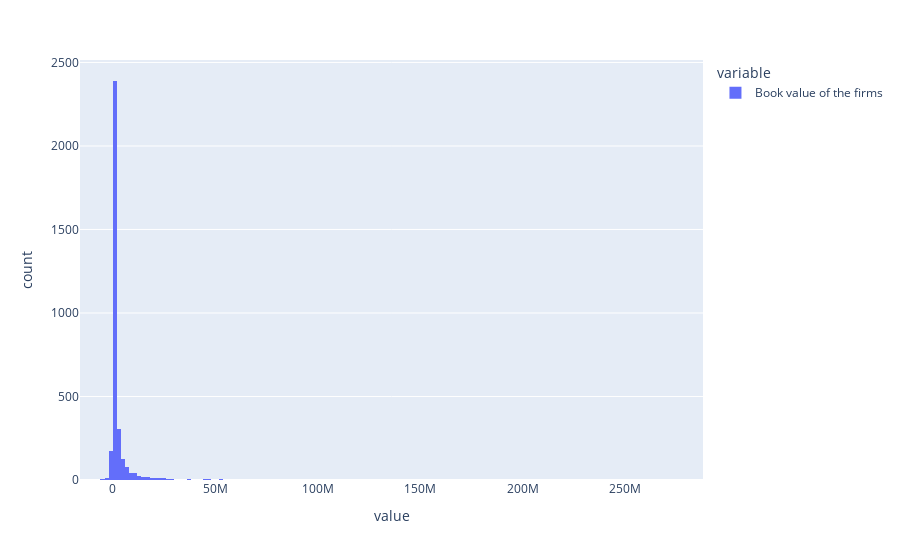

Notebook code for this chart:
### Code cell
px.histogram(us_firms2022['Book value of the firms'])

### Figure 1 — Plotly figure (JSON) as saved in the notebook; plotly's stock layout.template omitted (floating-point values rounded to 4 significant figures; data arrays with more than 128 entries replaced by an {"elided": "..."} marker saying what was removed)
{"data": [{"alignmentgroup": "True", "bingroup": "x", "hovertemplate": "variable=Book value of the firms<br>value=%{x}<br>count=%{y}<extra></extra>", "legendgroup": "Book value of the firms", "marker": {"color": "#636efa", "pattern": {"shape": ""}}, "name": "Book value of the firms", "offsetgroup": "Book value of the firms", "orientation": "v", "showlegend": true, "type": "histogram", "x": {"elided": "3600 float values"}, "xaxis": "x", "yaxis": "y"}], "layout": {"barmode": "relative", "legend": {"title": {"text": "variable"}, "tracegroupgap": 0}, "margin": {"t": 60}, "xaxis": {"anchor": "y", "domain": [0, 1], "title": {"text": "value"}}, "yaxis": {"anchor": "x", "domain": [0, 1], "title": {"text": "count"}}}}
